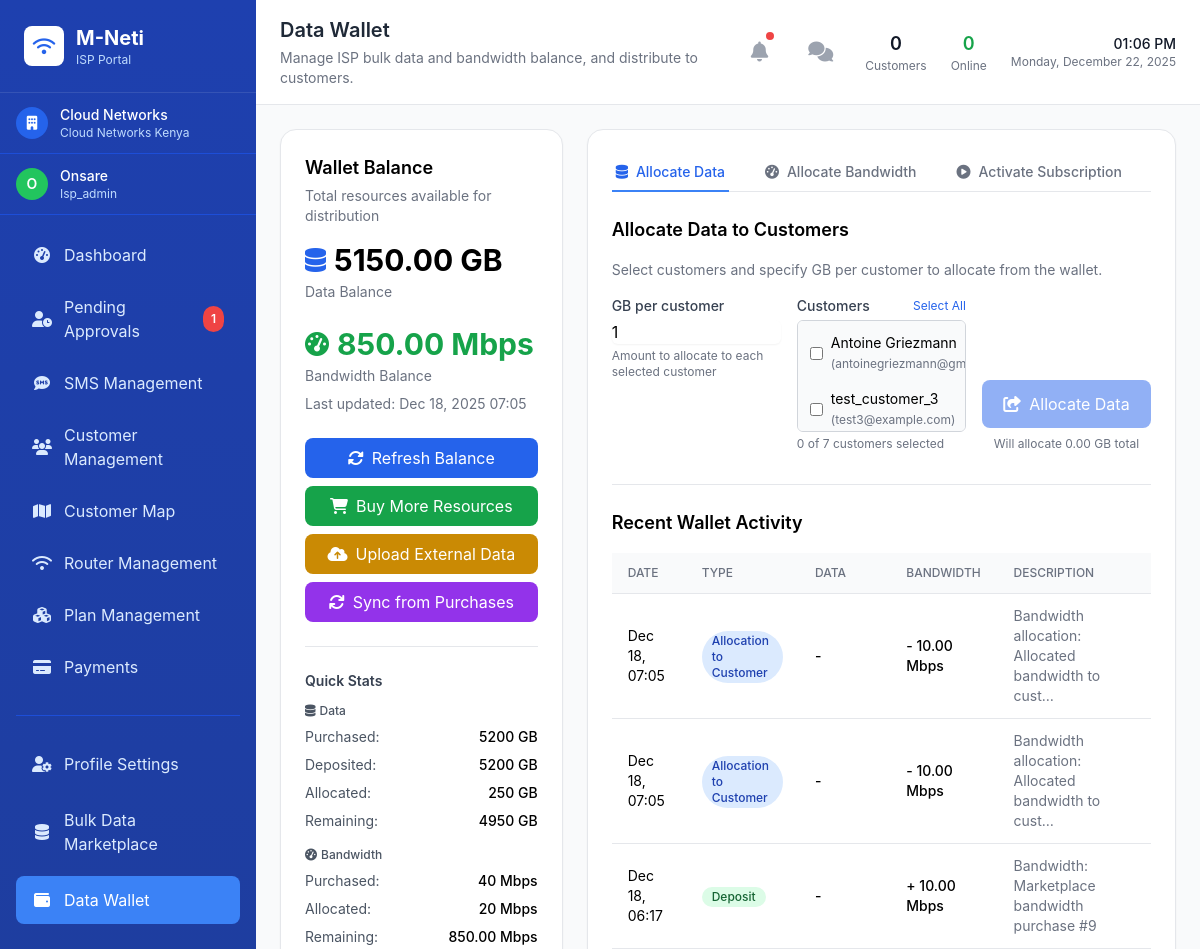
Before: /accounts/isp/data-wallet/ (signed in, upper part) with the older database file.
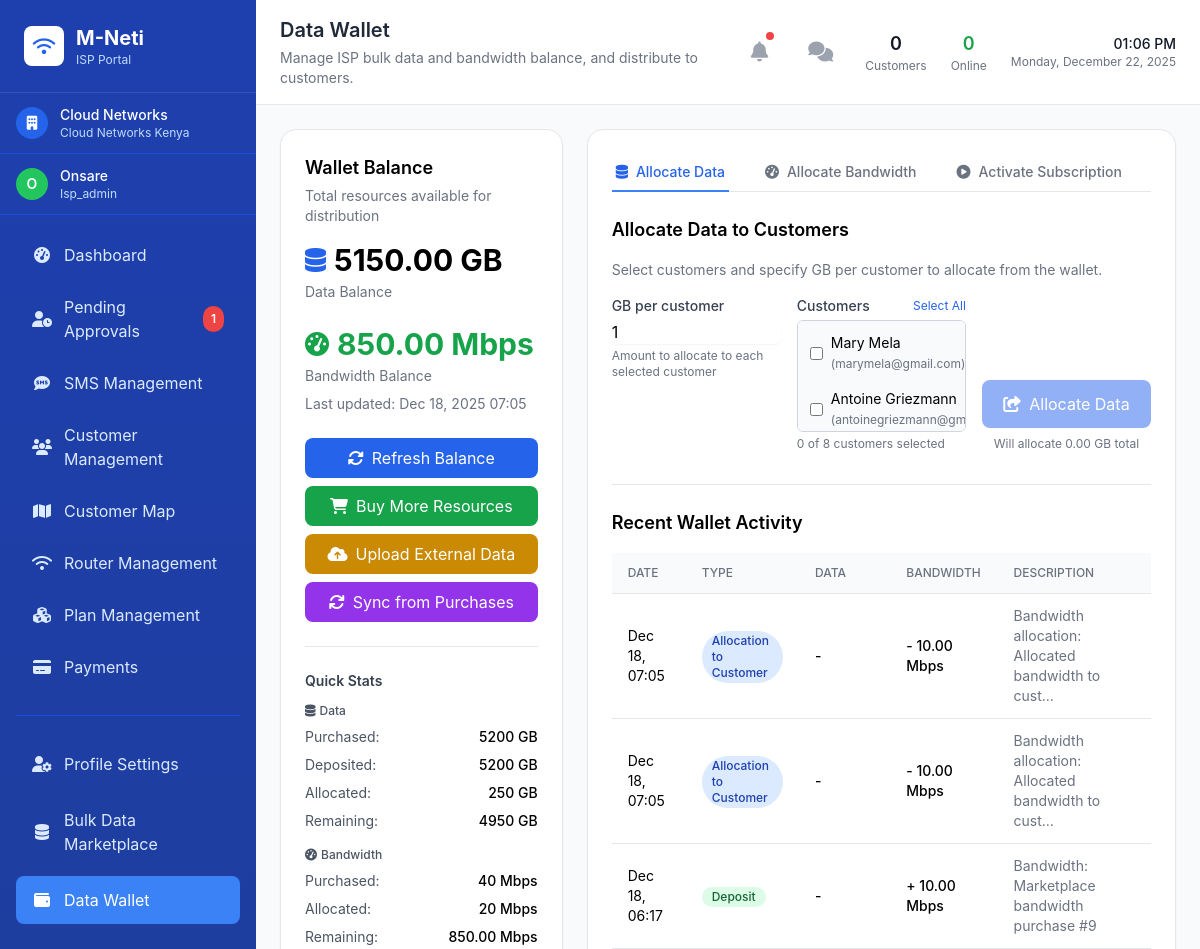
After: the same page with the newer database file.
### accounts/models.py (models this page shows, shortened)
class CustomUser(AbstractUser):
    COMPANY_ACCOUNT_TYPES = [
        ('prepaid', 'Prepaid'),
        ('postpaid', 'Postpaid'),
        ('corporate', 'Corporate'),
    ]
    tenant = models.ForeignKey(
        Tenant,
        on_delete=models.CASCADE,
        null=True,
        blank=True,
        related_name='users'
    )
    company_account_number = models.CharField(
        max_length=20,
        unique=False,
        blank=True,
        null=True,
        default=None
    )
    phone = models.CharField(
        max_length=15,
        blank=True,
        null=True,
        verbose_name='Phone Number'
    )
    role = models.CharField(max_length=20, choices=[
        ('superadmin', 'Super Admin'),
        ('isp_admin', 'ISP Administrator'),
        ('isp_staff', 'ISP Staff'),
        ('customer', 'Customer'),
    ], default='customer')
    address = models.TextField(blank=True, help_text="Full address")
    city = models.CharField(max_length=100, blank=True)
    state = models.CharField(max_length=100, blank=True)
    country = CountryField(blank=True)
    zip_code = models.CharField(max_length=20, blank=True)
    subscription_plan = models.CharField(max_length=50, blank=True)
    bandwidth_limit = models.IntegerField(default=100)
    data_usage = models.FloatField(default=0)
    account_balance = models.DecimalField(max_digits=10, decimal_places=2, default=0)
    is_active_customer = models.BooleanField(default=True)
    last_payment_date = models.DateTimeField(null=True, blank=True)
    next_payment_date = models.DateTimeField(null=True, blank=True)
    created_at = models.DateTimeField(auto_now_add=True)
    updated_at = models.DateTimeField(auto_now=True)
    account_type = models.CharField(max_length=10, choices=COMPANY_ACCOUNT_TYPES, default='prepaid')
    email_verified = models.BooleanField(default=False)
    is_active = models.BooleanField(default=True)
    language = models.CharField(max_length=10, default='en', choices=[('en', 'English'), ('es', 'Spanish')])
    timezone = models.CharField(max_length=50, default='UTC')
    date_format = models.CharField(max_length=20, default='MM/DD/YYYY')
    dark_mode = models.BooleanField(default=False)
    email_notifications = models.BooleanField(default=True)
    sms_notifications = models.BooleanField(default=False)
    billing_reminders = models.BooleanField(default=True)
    service_updates = models.BooleanField(default=True)
    promotional_offers = models.BooleanField(default=False)
    two_factor_enabled = models.BooleanField(default=False)
    last_password_change = models.DateTimeField(auto_now_add=True)
    date_joined = models.DateTimeField(auto_now_add=True)
    last_updated = models.DateTimeField(auto_now=True)
    registration_status = models.CharField(
        max_length=20,
        choices=[
            ('pending', 'Pending Approval'),
            ('approved', 'Approved'),
            ('rejected', 'Rejected'),
        ],
        default='pending'
    )
    registration_date = models.DateTimeField(default=tz.now)
    approval_date = models.DateTimeField(null=True, blank=True)
    approved_by = models.ForeignKey(
        'self',
        on_delete=models.SET_NULL,
        null=True,
        blank=True,
        related_name='approved_users'
    )
    latitude = models.DecimalField(
        max_digits=9,
        decimal_places=6,
        null=True,
        blank=True,
        help_text="Latitude coordinate for mapping"
    )
    longitude = models.DecimalField(
        max_digits=9,
        decimal_places=6,
        null=True,
        blank=True,
        help_text="Longitude coordinate for mapping"
    )
    location_verified = models.BooleanField(default=False)
    location_verified_at = models.DateTimeField(null=True, blank=True)
    location_verified_by = models.ForeignKey(
        'self',
        on_delete=models.SET_NULL,
        null=True,
        blank=True,
        related_name='verified_locations'
    )
    geocoded_address = models.TextField(blank=True)
    geocoded_at = models.DateTimeField(null=True, blank=True)
    class Meta:
        db_table = 'custom_users'
        unique_together = [['tenant', 'company_account_number']]
        ordering = ['-date_joined']
        indexes = [
            models.Index(fields=['email']),
            models.Index(fields=['company_account_number']),
            models.Index(fields=['is_active']),
            models.Index(fields=['latitude', 'longitude']),
        ]

### billing/models.py (models this page shows, shortened)
class WalletTransaction(models.Model):
    TRANSACTION_TYPES = (
        ('deposit', 'Deposit'),
        ('withdrawal', 'Withdrawal'),
        ('allocation', 'Allocation to Customer'),
        ('refund', 'Refund'),
        ('external_deposit', 'External Deposit'),
        ('manual_adjustment', 'Manual Adjustment'),
    )
    SOURCE_TYPES = (
        ('vendor_purchase', 'Vendor Purchase'),
        ('platform_purchase', 'Platform Purchase'),
        ('external_upload', 'External Data Upload'),
        ('invoice_upload', 'Invoice Upload'),
        ('api_deposit', 'API Deposit'),
        ('manual_entry', 'Manual Entry'),
    )
    wallet = models.ForeignKey(DataWallet, on_delete=models.CASCADE, related_name='transactions')
    transaction_type = models.CharField(max_length=20, choices=TRANSACTION_TYPES)
    amount_gb = models.DecimalField(max_digits=15, decimal_places=2, default=0.00)
    previous_balance = models.DecimalField(max_digits=15, decimal_places=2, default=0.00)  # Changed to default
    new_balance = models.DecimalField(max_digits=15, decimal_places=2, default=0.00)  # Changed to default
    amount_mbps = models.DecimalField(max_digits=10, decimal_places=2, default=0.00, verbose_name="Bandwidth (Mbps)")
    source_type = models.CharField(max_length=20, choices=SOURCE_TYPES, default='vendor_purchase')
    reference = models.CharField(max_length=100, blank=True, null=True)
    description = models.TextField(blank=True)
    external_source = models.CharField(max_length=200, blank=True, null=True)
    external_reference = models.CharField(max_length=200, blank=True, null=True)
    invoice_number = models.CharField(max_length=100, blank=True, null=True)
    invoice_date = models.DateField(null=True, blank=True)
    invoice_file = models.FileField(upload_to='data_invoices/', null=True, blank=True)
    created_by = models.ForeignKey('accounts.CustomUser', on_delete=models.SET_NULL, null=True, blank=True)
    created_at = models.DateTimeField(default=tz.now)
    class Meta:
        db_table = 'wallet_transactions'
        ordering = ['-created_at']

### accounts/views_isp.py (the view)
# urls.py: path('isp/data-wallet/', views_isp.isp_data_wallet, name='isp_data_wallet'),
@login_required
def isp_data_wallet(request):
    if request.user.role not in ['isp_admin', 'isp_staff']:
        return HttpResponseForbidden("Access denied")
    tenant = request.user.tenant
    wallet, _ = DataWallet.objects.get_or_create(tenant=tenant)
    eligible_customers = CustomUser.objects.filter(tenant=tenant, role='customer', is_active_customer=True)
    plans = SubscriptionPlan.objects.filter(tenant=tenant, is_active=True)
    from billing.models import WalletTransaction, ISPBulkPurchase
    recent_transactions = WalletTransaction.objects.filter(
        wallet=wallet
    ).select_related('created_by').order_by('-created_at')[:20]
    from django.db.models import Sum
    from decimal import Decimal
    total_deposited = WalletTransaction.objects.filter(
        wallet=wallet,
        transaction_type='deposit'
    ).aggregate(total=Sum('amount_gb'))['total'] or Decimal('0.00')
    total_allocated = WalletTransaction.objects.filter(
        wallet=wallet,
        transaction_type='allocation'
    ).aggregate(total=Sum('amount_gb'))['total'] or Decimal('0.00')
    total_bandwidth_purchased = ISPDataPurchase.objects.filter(
        tenant=tenant,
        status='completed',
        package_type='bandwidth'
    ).aggregate(total=Sum('total_bandwidth_amount'))['total'] or Decimal('0.00')
    total_bandwidth_allocated = WalletTransaction.objects.filter(
        wallet=wallet,
        transaction_type='allocation',
        amount_mbps__gt=0
    ).aggregate(total=Sum('amount_mbps'))['total'] or Decimal('0.00')
    total_purchased = ISPBulkPurchase.objects.filter(
        tenant=tenant,
        payment_status='paid'
    ).aggregate(total=Sum('total_data'))['total'] or Decimal('0.00')
    eligible_customers = CustomUser.objects.filter(tenant=tenant, role='customer', is_active_customer=True)
    plans = SubscriptionPlan.objects.filter(tenant=tenant, is_active=True)
    remaining_balance = total_deposited - total_allocated
    context = {
        'tenant': tenant,
        'wallet': wallet,
        'eligible_customers': eligible_customers,
        'plans': plans,
        'recent_transactions': recent_transactions,
        'total_purchased': total_purchased,
        'total_deposited': total_deposited,
        'total_allocated': total_allocated,
        'total_bandwidth_purchased': total_bandwidth_purchased,
        'total_bandwidth_allocated': total_bandwidth_allocated,
        'remaining_balance': remaining_balance,
        'page_title': 'Data Wallet',
        'page_subtitle': 'Manage ISP bulk data balance and allocate to customers',
    }
    return render(request, 'accounts/isp_data_wallet.html', context)

### accounts/context_processors.py (called while the page is built, shortened)
def isp_navigation(request):
    context = {}
    if hasattr(request, 'user') and request.user.is_authenticated:
        if request.user.role in ['isp_admin', 'isp_staff']:
            tenant = getattr(request.user, 'tenant', None)
            if tenant:
                try:
                    if hasattr(CustomUser, 'registration_status'):
                        pending_count = CustomUser.objects.filter(
                            tenant=tenant,
                            role='customer',
                            registration_status='pending'
                        ).count()
                    else:
                        pending_count = 0
                except Exception:
                    pending_count = 0
                context.update({
                    'pending_count': pending_count,
                    'isp_tenant': tenant,
                })
    return context

def superadmin_dashboard_stats(request):
    if not request.user.is_superuser:
        return {}

### accounts/models.py (called while the page is built)
    @property
    def primary_domain(self):
        if self.custom_domain:
            return self.custom_domain
        return f"{self.subdomain}.mneti.com"

### templates/accounts/isp_data_wallet.html (shortened to what the changed rows need)
{% extends 'accounts/isp_base.html' %}
{% load static %}
{% block page_title %}Data Wallet{% endblock %}
{% block content %}
<div class="grid grid-cols-1 lg:grid-cols-3 gap-6">
    <div class="lg:col-span-2 bg-white rounded-2xl shadow-sm border border-gray-200 p-6">
        <div id="dataAllocationTab" class="tab-content active">
            <div class="mb-4 grid grid-cols-1 md:grid-cols-3 gap-4">
                <div>
                    <div class="flex justify-between items-center">
                        <label class="block text-sm font-medium text-gray-700">Customers</label>
                        <button id="dataSelectAllBtn" type="button" class="text-xs text-blue-600 hover:text-blue-800">
                        </button>
                    </div>
                    <div class="mt-1 h-28 overflow-auto border border-gray-300 rounded-md p-2 bg-gray-50">
                        {% for c in eligible_customers %}
                        <label class="flex items-center space-x-2 mb-2 p-1 hover:bg-gray-100 rounded">
                            <input type="checkbox" class="data-customer-checkbox" value="{{ c.id }}" />
                            <span class="text-sm">
                                {{ c.get_full_name|default:c.username }}
                                {% if c.email %}<span class="text-gray-500 text-xs">({{ c.email }})</span>{% endif %}
                            </span>
                        </label>
                        {% empty %}
                        <div class="text-sm text-gray-500 text-center py-4">No eligible customers found</div>
                        {% endfor %}
                    </div>
                    <p class="text-xs text-gray-500 mt-1">
                        <span id="dataSelectedCount">0</span> of {{ eligible_customers|length }} customers selected
                    </p>
                </div>
            </div>
        </div>
        <div class="mt-8 pt-6 border-t border-gray-200">
            <div class="overflow-x-auto">
                <table class="min-w-full divide-y divide-gray-200">
                    <thead class="bg-gray-50">
                        <tr>
                            <th class="px-4 py-3 text-left text-xs font-medium text-gray-500 uppercase">Date</th>
                            <th class="px-4 py-3 text-left text-xs font-medium text-gray-500 uppercase">Type</th>
                            <th class="px-4 py-3 text-left text-xs font-medium text-gray-500 uppercase">Data</th>
                            <th class="px-4 py-3 text-left text-xs font-medium text-gray-500 uppercase">Bandwidth</th>
                            <th class="px-4 py-3 text-left text-xs font-medium text-gray-500 uppercase">Description</th>
                        </tr>
                    </thead>
                    <tbody class="bg-white divide-y divide-gray-200">
                        {% for tx in recent_transactions %}
                        <tr>
                            <td class="px-4 py-3 text-sm">{{ tx.created_at|date:'M d, H:i' }}</td>
                        <td class="px-4 py-3 text-sm">
                                <span class="inline-flex items-center px-2.5 py-0.5 rounded-full text-xs font-medium
                                    {% if tx.transaction_type == 'deposit' %}bg-green-100 text-green-800
                                    {% elif tx.transaction_type == 'allocation' %}bg-blue-100 text-blue-800
                                    {% elif tx.transaction_type == 'bandwidth_allocation' %}bg-green-100 text-green-800
                                    {% else %}bg-gray-100 text-gray-800{% endif %}">
                                    {{ tx.get_transaction_type_display }}
                                </span>
                            </td>
                            <td class="px-4 py-3 text-sm font-medium">
                                {% if tx.amount_gb %}
                                    {% if tx.transaction_type == 'deposit' %}+{% else %}-{% endif %}
                                    {{ tx.amount_gb }} GB
                                {% else %}
                                    -
                                {% endif %}
                            </td>
                            <td class="px-4 py-3 text-sm font-medium">
                                {% if tx.amount_mbps %}
                                    {% if tx.transaction_type == 'deposit' %}+{% else %}-{% endif %}
                                    {{ tx.amount_mbps }} Mbps
                                {% else %}
                                    -
                                {% endif %}
                            </td>
                            <td class="px-4 py-3 text-sm text-gray-500">{{ tx.description|truncatechars:50 }}</td>
                        </tr>
                        {% empty %}
                        <tr>
                            <td colspan="5" class="px-4 py-8 text-center text-gray-500">No transactions yet</td>
                        </tr>
                        {% endfor %}
                    </tbody>
                </table>
            </div>
        </div>
    </div>
</div>
{% endblock %}

Changed rows visible on the page:
no longer on this page (row unchanged): CustomUser: get_full_name "test_customer_3", email "test3@example.com"
added CustomUser: get_full_name "Mary Mela", email "marymela@gmail.com"
Other visible differences:
{{ eligible_customers|length }}: "7" → "8"
